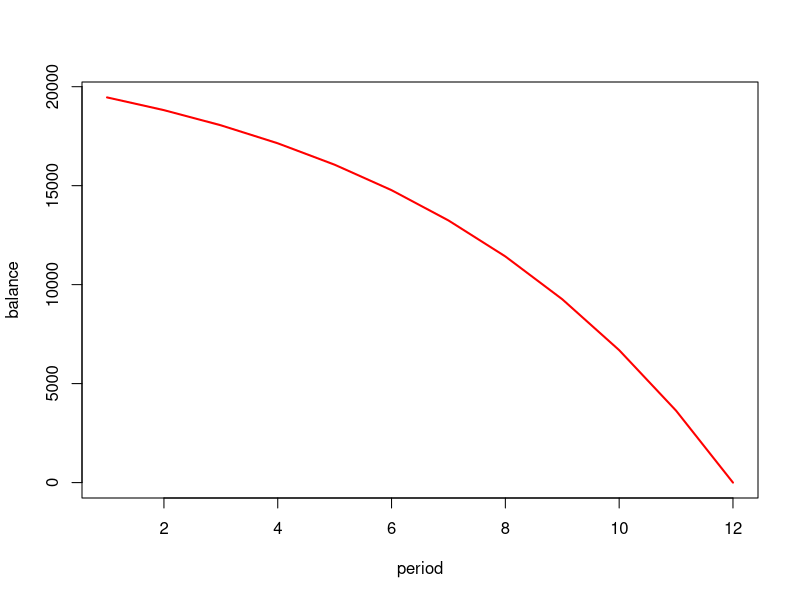

R code for this plot:
setwd("D:\\PSK Sem4\\PSK R")
amortisasi<-function(PV=NA,i,m,t,k=FALSE){
  j=i/m;
  v=1/(1+j);
  n=t*m;
  
  if(nargs()==5 & is.na(PV)==TRUE){
    PV=k*(1-v^n)/j
  }
  
  k=PV/((1-v^n)/j);
  b=PV;
  
  output=array(dim=c(n,5))
  
  output[1,1]=1
  output[1,2]=k
  output[1,3]=j*b
  output[1,4]=k-output[1,3]
  output[1,5]=b-output[1,4]
  
  for(i in 2:n){
    output[i,1]=i
    output[i,2]=round(k,digits = 3)
    output[i,3]=round(j*output[i-1,5],digits = 3)
    output[i,4]=round(output[i,2]-output[i,3],digits = 3)
    output[i,5]=round(output[i-1,5]-output[i,4],digits = 3)
  }
  
  period=c(output[,1])
  payment=c(output[,2])
  interest=c(output[,3])
  principal=c(output[,4])
  balance=c(output[,5])
  SCHEDULE=data.frame(period,payment,interest,principal,balance)
  SCHEDULE
}

yolan=amortisasi(20000,0.189,1,12)
yolan
jumlah_bunga=sum(yolan$interest)
jumlah_bunga
saldo=yolan$balance
saldo
plot(saldo,type="l",col="red",lwd=2, xlab="period",ylab="balance")
